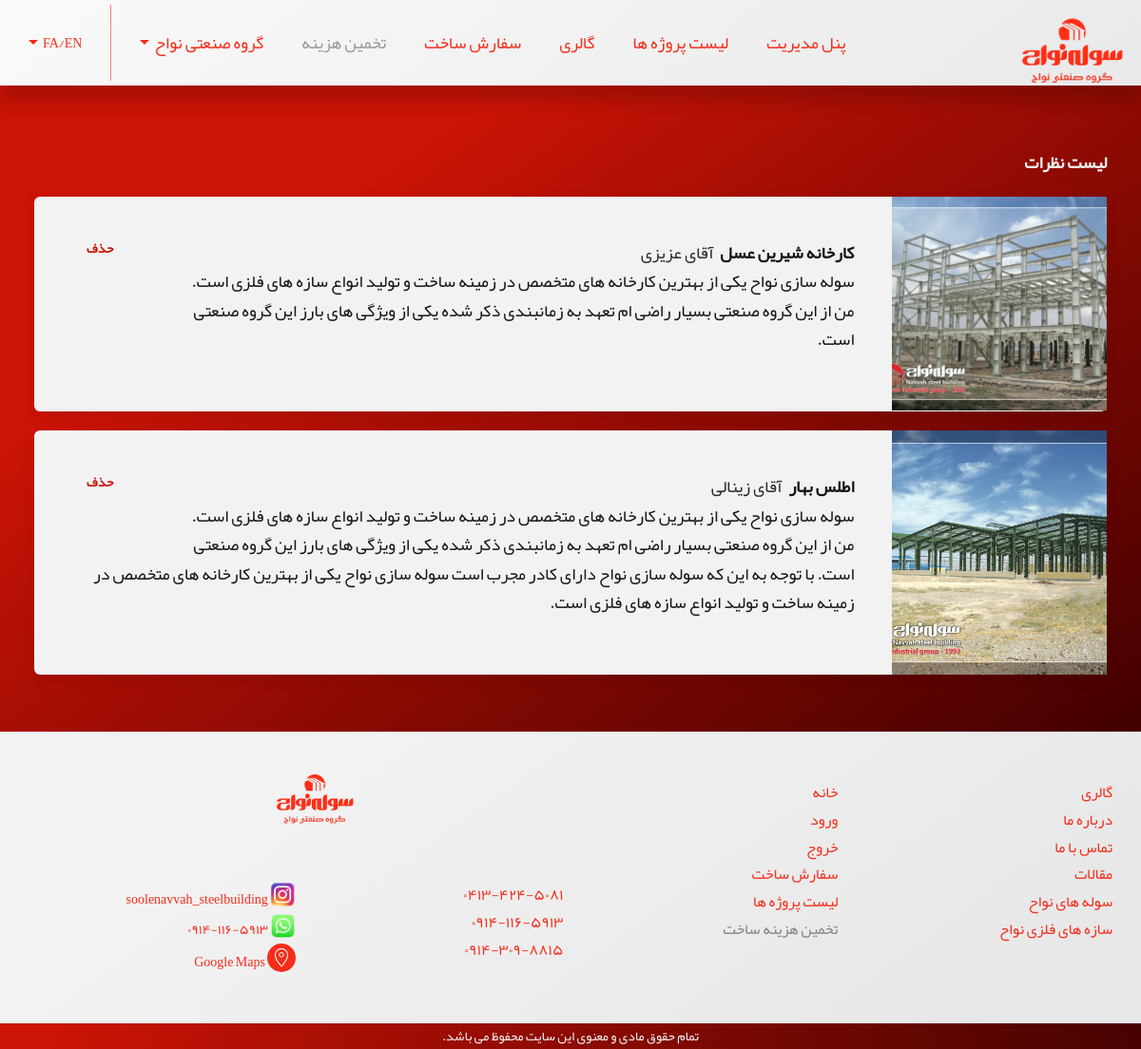
The page /comment/comment-list/ (signed in) on the database its author committed.
### comment/models.py (models this page shows)
class CommentModel(models.Model):
    project = models.ForeignKey(ProjectsModel, null = True, blank = True,
                        on_delete = models.SET_NULL, related_name = 'comments')
    project_name = models.CharField(max_length = 264, null = True, blank = True)
    person_name = models.CharField(max_length = 264, null = False, blank = False)
    comment = models.TextField(null = False, blank = False)
    picture = models.ImageField(blank = False, null = False,
                                upload_to=r'comment', default = r'comment/default/default.jpg')
    created_at = models.DateTimeField(default=timezone.now)

### comment/views.py (the view)
# urls.py: path('comment-list/',CommentListView, name = 'commentlist'),
@login_required
@superuser_required
def CommentListView(request):
    comments = CommentModel.objects.all()
    return render(request,'comment/commentlist.html',{'comments':comments})

### comment/templates/comment/commentlist.html (shortened to what this page needs)
{% extends "BaseTemplates/base1.html" %}
{% block body_block %}
<div  style="padding: 3%;">
  <h1 class="uk-text-right gray-text-lighten-4 font-4 fYekan-bold">لیست نظرات</h1>
  {% for comment in comments %}
  <div style="max-width:1800px; margin:auto;" class="border-radius-3 uk-card uk-card-default uk-grid-collapse uk-margin gray-lighten-4 uk-visible@s" uk-grid>
      <div class="uk-flex-first@s uk-card-media uk-cover-container uk-width-1-5">
          <img src="{{comment.picture.url}}"alt="" uk-cover>
      </div>
      <div class="uk-width-4-5">
          <div class="uk-card-body">
            <div class="uk-card-title"> <span class="fYekan-bold font-4 gray-text-darken-4">{{comment.project_name}}</span>
               <span class="fYekan font-4 gray-text-darken-3">{{comment.person_name}}</span>
            <span class="uk-align-left">
<a class="uk-button uk-button-small border-radius-2 fYekan-bold red-text-darken-1 uk-align-center uk-text-center" href="{% url 'comment:commentdelete' comment.pk %}">حذف</a>
            </span>  </div>
<div class="fYekan font-4 gray-text-darken-4"> {{comment.comment|linebreaks}}</div>
          </div>
      </div>
  </div>
  {% endfor %}
</div>
{% endblock %}

### rows shown on the page
CommentModel: picture (picture), project_name "کارخانه شیرین عسل", person_name "آقای عزیزی", comment "سوله سازی نواح یکی از بهترین کارخانه های متخصص در زمینه ساخت و تولید انواع سازه های فلزی است. من از این گروه صنعتی بسیار راضی ام تعهد به زمانبندی ذکر شده یکی از ویژگی های بارز این گروه صنعتی است."
CommentModel: picture (picture), project_name "اطلس بهار", person_name "آقای زینالی", comment "سوله سازی نواح یکی از بهترین کارخانه های متخصص در زمینه ساخت و تولید انواع سازه های فلزی است. من از این گروه صنعتی بسیار راضی ام تعهد به زمانبندی ذکر شده یکی از ویژگی های بارز این گروه صنعتی است. با توجه به این که سوله سازی نواح دارای کادر مجرب است سوله سازی نواح یکی از بهترین کارخانه های متخصص در زمینه ساخت و تولید انواع سازه های فلزی است."
